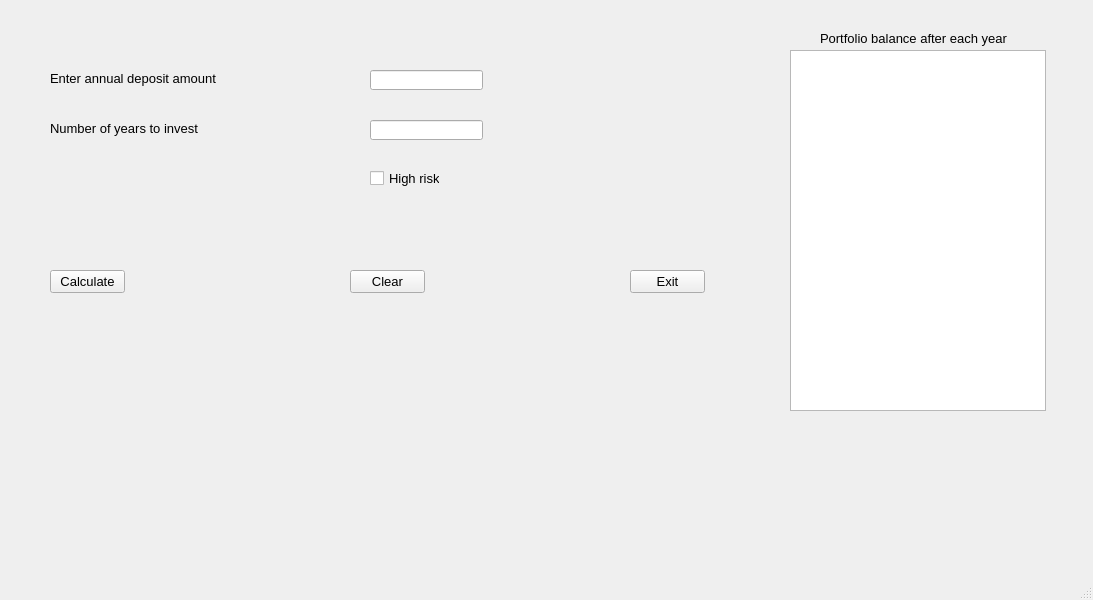
<?xml version="1.0" encoding="UTF-8"?>
<ui version="4.0">
 <class>financialPlanner2</class>
 <widget class="QMainWindow" name="financialPlanner2">
  <property name="geometry">
   <rect>
    <x>0</x>
    <y>0</y>
    <width>1093</width>
    <height>600</height>
   </rect>
  </property>
  <property name="font">
   <font>
    <family>Arial</family>
    <pointsize>10</pointsize>
   </font>
  </property>
  <property name="windowTitle">
   <string>Financial Planner 2</string>
  </property>
  <widget class="QWidget" name="centralwidget">
   <widget class="QLabel" name="lblAmount">
    <property name="geometry">
     <rect>
      <x>50</x>
      <y>70</y>
      <width>171</width>
      <height>16</height>
     </rect>
    </property>
    <property name="text">
     <string>Enter annual deposit amount</string>
    </property>
   </widget>
   <widget class="QLineEdit" name="txtAmount">
    <property name="geometry">
     <rect>
      <x>370</x>
      <y>70</y>
      <width>113</width>
      <height>20</height>
     </rect>
    </property>
   </widget>
   <widget class="QLabel" name="lblTime">
    <property name="geometry">
     <rect>
      <x>50</x>
      <y>120</y>
      <width>171</width>
      <height>16</height>
     </rect>
    </property>
    <property name="text">
     <string>Number of years to invest</string>
    </property>
   </widget>
   <widget class="QLineEdit" name="txtTime">
    <property name="geometry">
     <rect>
      <x>370</x>
      <y>120</y>
      <width>113</width>
      <height>20</height>
     </rect>
    </property>
   </widget>
   <widget class="QCheckBox" name="chkRate">
    <property name="geometry">
     <rect>
      <x>370</x>
      <y>170</y>
      <width>70</width>
      <height>17</height>
     </rect>
    </property>
    <property name="text">
     <string>High risk</string>
    </property>
   </widget>
   <widget class="QPushButton" name="btnCalculate">
    <property name="geometry">
     <rect>
      <x>50</x>
      <y>270</y>
      <width>75</width>
      <height>23</height>
     </rect>
    </property>
    <property name="text">
     <string>Calculate</string>
    </property>
   </widget>
   <widget class="QPushButton" name="btnClear">
    <property name="geometry">
     <rect>
      <x>350</x>
      <y>270</y>
      <width>75</width>
      <height>23</height>
     </rect>
    </property>
    <property name="text">
     <string>Clear</string>
    </property>
   </widget>
   <widget class="QPushButton" name="btnExit">
    <property name="geometry">
     <rect>
      <x>630</x>
      <y>270</y>
      <width>75</width>
      <height>23</height>
     </rect>
    </property>
    <property name="text">
     <string>Exit</string>
    </property>
   </widget>
   <widget class="QListWidget" name="lstOutput">
    <property name="geometry">
     <rect>
      <x>790</x>
      <y>50</y>
      <width>256</width>
      <height>361</height>
     </rect>
    </property>
   </widget>
   <widget class="QLabel" name="lblOutput">
    <property name="geometry">
     <rect>
      <x>820</x>
      <y>30</y>
      <width>191</width>
      <height>16</height>
     </rect>
    </property>
    <property name="text">
     <string>Portfolio balance after each year</string>
    </property>
   </widget>
  </widget>
  <widget class="QMenuBar" name="menubar">
   <property name="geometry">
    <rect>
     <x>0</x>
     <y>0</y>
     <width>1093</width>
     <height>22</height>
    </rect>
   </property>
  </widget>
  <widget class="QStatusBar" name="statusbar"/>
 </widget>
 <resources/>
 <connections/>
</ui>
